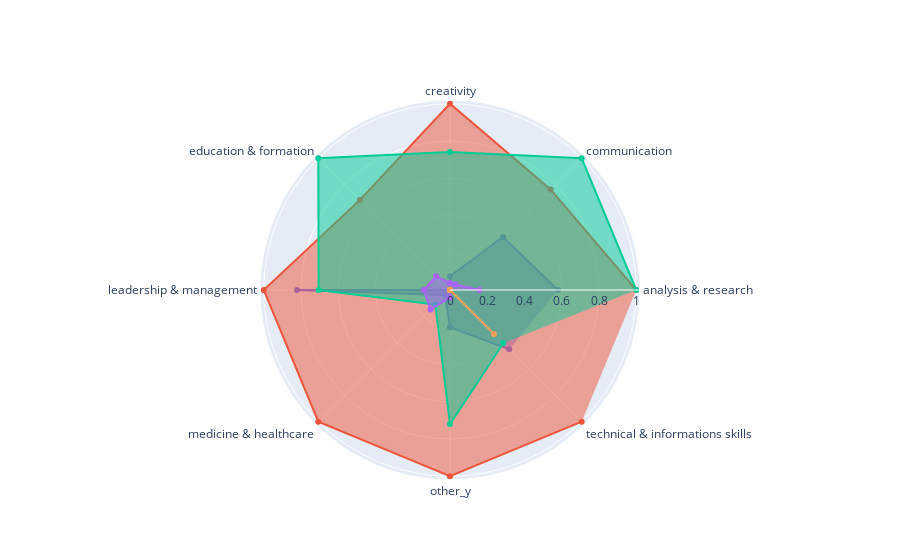

The notebook cell saved with this chart:
### Code cell
import plotly.graph_objects as go

fig = go.Figure()

fig.add_trace(go.Scatterpolar(
      r=r1,
      theta=columns1,
      fill='toself',
      name='Profile 1'
))


fig.add_trace(go.Scatterpolar(
      r=r2,
      theta=columns1,
      fill='toself',
      name='Profile 2'
))

fig.add_trace(go.Scatterpolar(
      r=r3,
      theta=columns1,
      fill='toself',
      name='Profile 3'
))

fig.add_trace(go.Scatterpolar(
      r=r4,
      theta=columns1,
      fill='toself',
      name='Profile 4'
))
fig.add_trace(go.Scatterpolar(
      r=r5,
      theta=columns1,
      fill='toself',
      name='Profile 5'
))


fig.update_layout(
  polar=dict(
    radialaxis=dict(
      visible=True,
    
    )),
  showlegend=False
)


fig.show()

### Figure 1 — Plotly figure (JSON) as saved in the notebook; plotly's stock layout.template omitted (floating-point values rounded to 4 significant figures)
{"data": [{"fill": "toself", "name": "Profile 1", "r": [0.5789, 0.4028, 0.07407, 0, 0.8211, 0.03704, 0.2, 0.4494], "theta": ["analysis & research", "communication", "creativity", "education & formation", "leadership & management", "medicine & healthcare", "other_y", "technical & informations skills"], "type": "scatterpolar"}, {"fill": "toself", "name": "Profile 2", "r": [1, 0.7639, 1, 0.6842, 1, 1, 1, 1], "theta": ["analysis & research", "communication", "creativity", "education & formation", "leadership & management", "medicine & healthcare", "other_y", "technical & informations skills"], "type": "scatterpolar"}, {"fill": "toself", "name": "Profile 3", "r": [1, 1.0, 0.7407, 1, 0.7053, 0.1111, 0.72, 0.4045], "theta": ["analysis & research", "communication", "creativity", "education & formation", "leadership & management", "medicine & healthcare", "other_y", "technical & informations skills"], "type": "scatterpolar"}, {"fill": "toself", "name": "Profile 4", "r": [0.1579, 0.04167, 0.03704, 0.1053, 0.1404, 0.1481, 0.04, 0], "theta": ["analysis & research", "communication", "creativity", "education & formation", "leadership & management", "medicine & healthcare", "other_y", "technical & informations skills"], "type": "scatterpolar"}, {"fill": "toself", "name": "Profile 5", "r": [0, 0, 0, 0, 0, 0, 0, 0.3333], "theta": ["analysis & research", "communication", "creativity", "education & formation", "leadership & management", "medicine & healthcare", "other_y", "technical & informations skills"], "type": "scatterpolar"}], "layout": {"polar": {"radialaxis": {"visible": true}}, "showlegend": false}}
